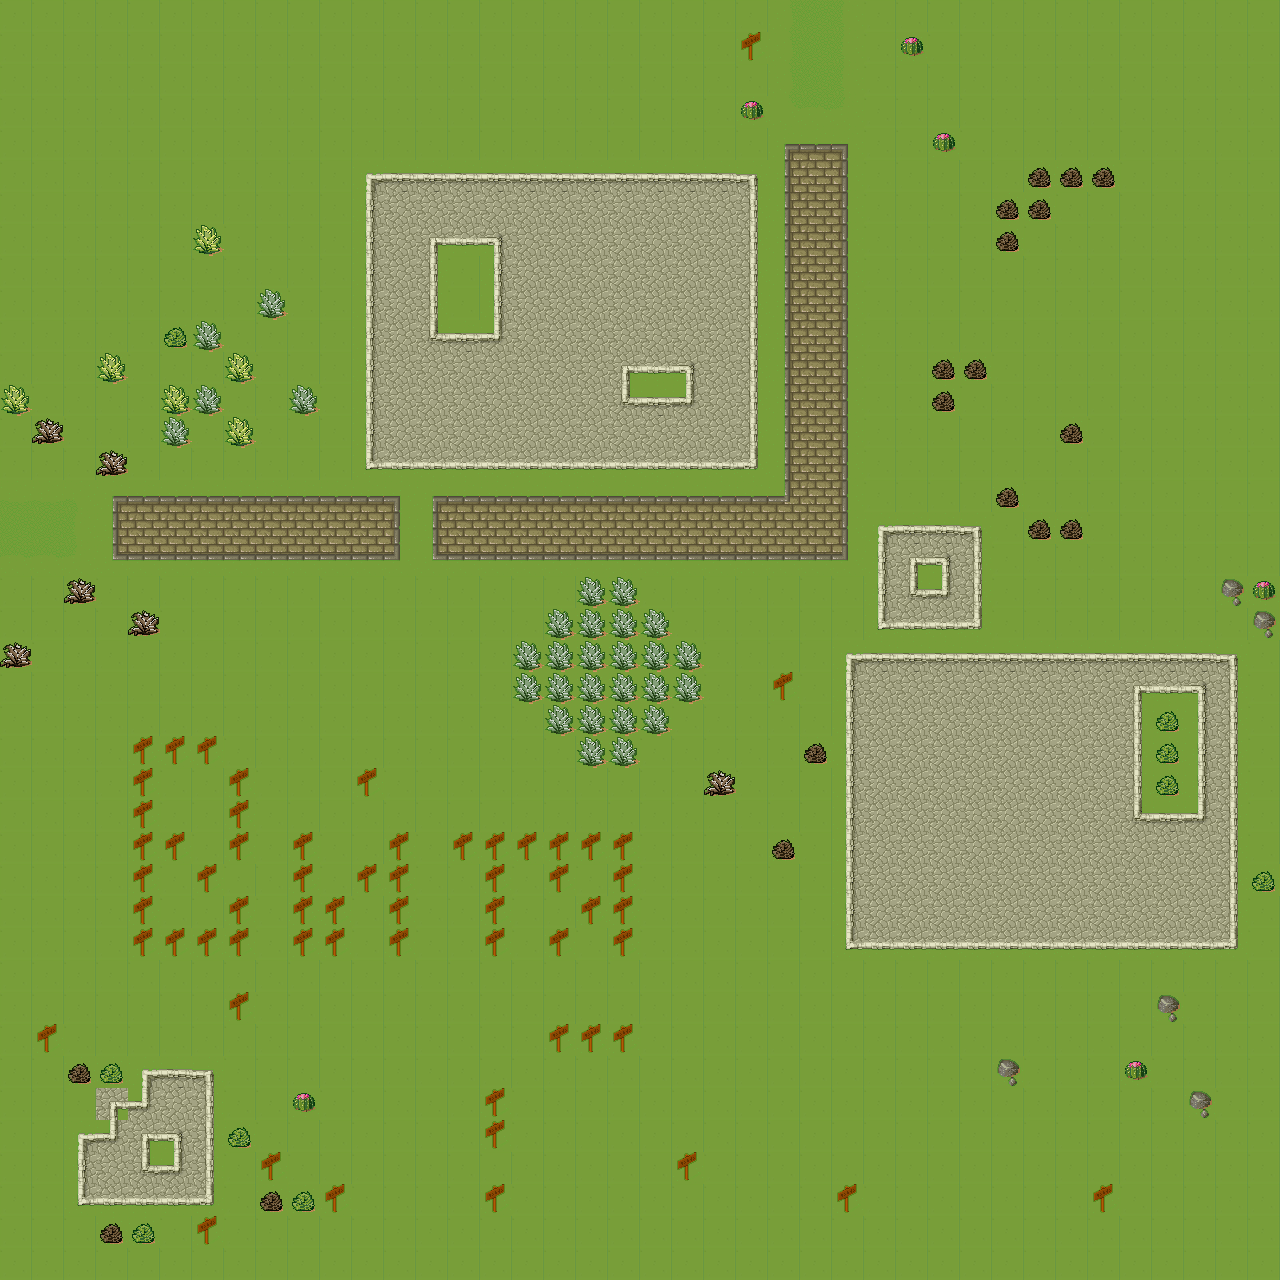

A level layout from a 2D game, rendered from its tile map. Below: a short description, then the map file with tile-grid data replaced by summaries:
An orthogonal 40x40 tile map with 32x32 px tiles, 1 tile layer (Ground) and 3 objects.

<map version="1.5" tiledversion="1.7.1" orientation="orthogonal" renderorder="right-down" width="40" height="40" tilewidth="32" tileheight="32" infinite="0" nextlayerid="8" nextobjectid="60">
 <editorsettings>
  <export target="C:/Users/Виктор/Desktop/desert.json" format="json" />
 </editorsettings>
 <tileset firstgid="1" source="desert.tsx" />
 <layer id="1" name="Ground" width="40" height="40" opacity="0.9">
  <data>[1600 cells, 1600 non-empty, 40 distinct tile ids]</data>
 </layer>
 <objectgroup id="5" name="Collision">
  <object id="50" x="847" y="654" width="390" height="295" />
  <object id="55" x="512" y="577" width="190" height="190">
   <ellipse />
  </object>
  <object id="56" x="79.257" y="1068.17" width="129.693" height="138.7">
   <ellipse />
  </object>
 </objectgroup>
</map>
